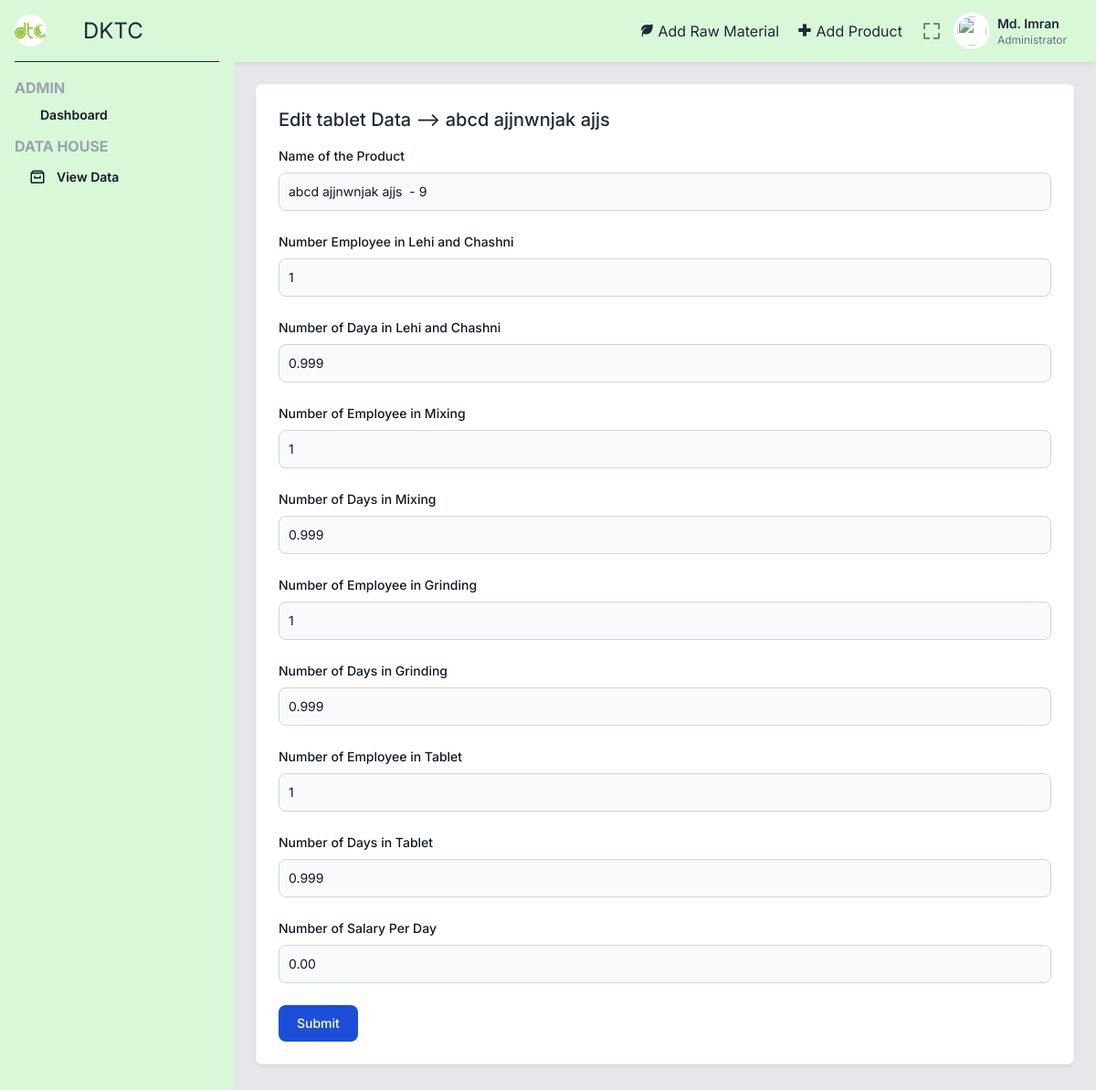
Before: /editTablet.php?id=1 (signed in) with the older database file.
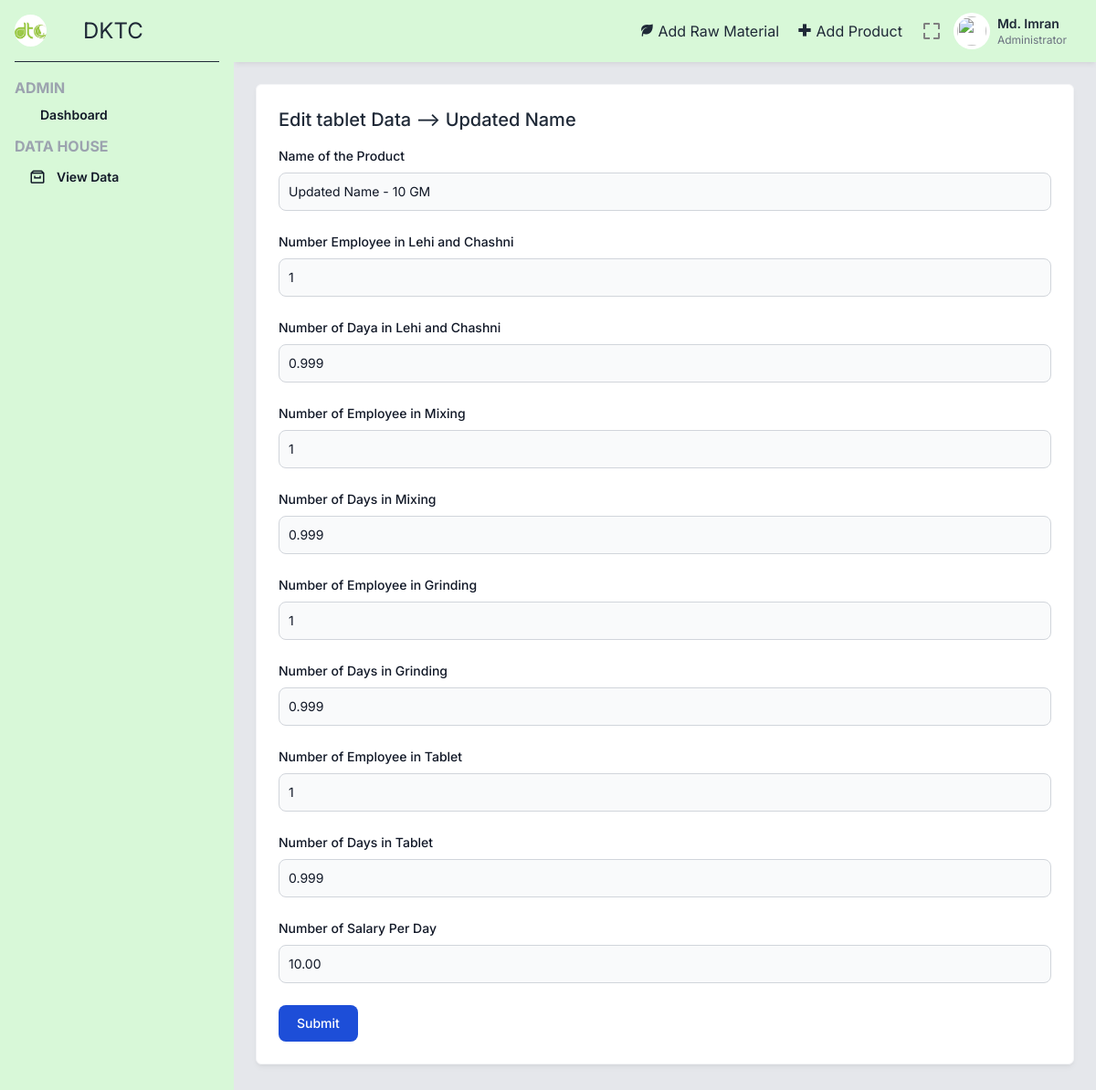
After: the same page with the newer database file.
### tables this page shows
CREATE TABLE `product` (
  `_id` int(5) NOT NULL,
  `name` varchar(100) NOT NULL,
  `type` varchar(2) NOT NULL,
  `sizes` varchar(10) NOT NULL
);

CREATE TABLE `tablet` (
  `_id` int(3) NOT NULL,
  `pid` int(5) NOT NULL,
  `lc_noe` int(2) NOT NULL,
  `lc_nod` float(5,3) NOT NULL,
  `mx_noe` int(2) NOT NULL,
  `mx_nod` float(5,3) NOT NULL,
  `gr_noe` int(2) NOT NULL,
  `gr_nod` float(5,3) NOT NULL,
  `tb_noe` int(2) NOT NULL,
  `tb_nod` float(5,3) NOT NULL,
  `spd` float(7,2) NOT NULL
);

### editTablet.php (the view, shortened to what the changed rows need)
<?php
include 'includes/_topbar.php';
$idTablet = $_GET['id'];
$sql = "SELECT * from tablet where _id = $idTablet";
$result = mysqli_query($conn, $sql);
while ($row = mysqli_fetch_assoc($result)) {
    $productId = $row['pid'];
    $sqlProduct = "SELECT name, type, sizes FROM product WHERE _id = $productId";
    $resultProd = mysqli_query($conn, $sqlProduct);
    while ($prodRow = mysqli_fetch_assoc($resultProd)) {
        $name = $prodRow['name'];
        $size = $prodRow['sizes'];
    }
    $lc_noe = $row['lc_noe'];
    $lc_nod = $row['lc_nod'];
    $mx_noe = $row['mx_noe'];
    $mx_nod = $row['mx_nod'];
    $gr_noe = $row['gr_noe'];
    $gr_nod = $row['gr_nod'];
    $tb_noe = $row['tb_noe'];
    $tb_nod = $row['tb_nod'];
    $spd = $row['spd'];
}
?>
<div class="p-6">
    <div class="grid grid-cols-1 lg:grid-cols-3 gap-6 mb-6">
        <div class="bg-white border border-gray-100 shadow-md shadow-black/5 p-6 rounded-md lg:col-span-3">
            <div class="flex justify-between mb-4 items-start">
                <div class="font-medium">
                    <h2 class="text-xl">
                        Edit tablet Data --> <?=$name?>
                    </h2>
                </div>
            </div>
            <div>
                <form action="editTablet.php?id=<?=$idTablet?>" method="post">
                    <div class="mb-6">
                        <label for="name" class="block mb-2 text-sm font-medium text-gray-900 dark:text-white">Name of the Product</label>
                        <input type="text" id="rate" name="name" class="bg-gray-50 border border-gray-300 text-gray-900 text-sm rounded-lg focus:ring-blue-500 focus:border-blue-500 block w-full p-2.5 dark:bg-gray-700 dark:border-gray-600 dark:placeholder-gray-400 dark:text-white dark:focus:ring-blue-500 dark:focus:border-blue-500" placeholder="123.00" value="<?= $name ?> - <?= $size?>" readonly />
                    </div>
                    <div class="mb-6">
                        <label for="lc_noe" class="block mb-2 text-sm font-medium text-gray-900 dark:text-white">Number Employee in Lehi and Chashni</label>
                        <input type="number" id="rate" name="lc_noe" class="bg-gray-50 border border-gray-300 text-gray-900 text-sm rounded-lg focus:ring-blue-500 focus:border-blue-500 block w-full p-2.5 dark:bg-gray-700 dark:border-gray-600 dark:placeholder-gray-400 dark:text-white dark:focus:ring-blue-500 dark:focus:border-blue-500" placeholder="123.00" value="<?=$lc_noe?>" required />
                    </div>
                    <div class="mb-6">
                        <label for="lc_nod" class="block mb-2 text-sm font-medium text-gray-900 dark:text-white">Number of Daya in Lehi and Chashni</label>
                        <input type="number" id="rate" name="lc_nod" class="bg-gray-50 border border-gray-300 text-gray-900 text-sm rounded-lg focus:ring-blue-500 focus:border-blue-500 block w-full p-2.5 dark:bg-gray-700 dark:border-gray-600 dark:placeholder-gray-400 dark:text-white dark:focus:ring-blue-500 dark:focus:border-blue-500" placeholder="123.00" value="<?=$lc_nod?>" required />
                    </div>
                    <div class="mb-6">
                        <label for="mx_noe" class="block mb-2 text-sm font-medium text-gray-900 dark:text-white">Number of Employee in Mixing</label>
                        <input type="number" id="rate" name="mx_noe" class="bg-gray-50 border border-gray-300 text-gray-900 text-sm rounded-lg focus:ring-blue-500 focus:border-blue-500 block w-full p-2.5 dark:bg-gray-700 dark:border-gray-600 dark:placeholder-gray-400 dark:text-white dark:focus:ring-blue-500 dark:focus:border-blue-500" placeholder="123.00" value="<?=$mx_noe?>" required />
                    </div>
                    <div class="mb-6">
                        <label for="mx_nod" class="block mb-2 text-sm font-medium text-gray-900 dark:text-white">Number of Days in Mixing</label>
                        <input type="number" id="mx_nod" name="mx_nod" class="bg-gray-50 border border-gray-300 text-gray-900 text-sm rounded-lg focus:ring-blue-500 focus:border-blue-500 block w-full p-2.5 dark:bg-gray-700 dark:border-gray-600 dark:placeholder-gray-400 dark:text-white dark:focus:ring-blue-500 dark:focus:border-blue-500" placeholder="123.00" value="<?=$mx_nod?>" required />
                    </div>
                    <div class="mb-6">
                        <label for="gr_noe" class="block mb-2 text-sm font-medium text-gray-900 dark:text-white">Number of Employee in Grinding</label>
                        <input type="number" id="gr_noe" name="gr_noe" class="bg-gray-50 border border-gray-300 text-gray-900 text-sm rounded-lg focus:ring-blue-500 focus:border-blue-500 block w-full p-2.5 dark:bg-gray-700 dark:border-gray-600 dark:placeholder-gray-400 dark:text-white dark:focus:ring-blue-500 dark:focus:border-blue-500" placeholder="123.00" value="<?=$gr_noe?>" required />
                    </div>
                    <div class="mb-6">
                        <label for="gr_nod" class="block mb-2 text-sm font-medium text-gray-900 dark:text-white">Number of Days in Grinding</label>
                        <input type="number" id="gr_nod" name="gr_nod" class="bg-gray-50 border border-gray-300 text-gray-900 text-sm rounded-lg focus:ring-blue-500 focus:border-blue-500 block w-full p-2.5 dark:bg-gray-700 dark:border-gray-600 dark:placeholder-gray-400 dark:text-white dark:focus:ring-blue-500 dark:focus:border-blue-500" placeholder="123.00" value="<?=$gr_nod?>" required />
                    </div>
                    <div class="mb-6">
                        <label for="tb_noe" class="block mb-2 text-sm font-medium text-gray-900 dark:text-white">Number of Employee in Tablet</label>
                        <input type="number" id="tb_noe" name="tb_noe" class="bg-gray-50 border border-gray-300 text-gray-900 text-sm rounded-lg focus:ring-blue-500 focus:border-blue-500 block w-full p-2.5 dark:bg-gray-700 dark:border-gray-600 dark:placeholder-gray-400 dark:text-white dark:focus:ring-blue-500 dark:focus:border-blue-500" placeholder="123.00" value="<?=$tb_noe?>" required />
                    </div>
                    <div class="mb-6">
                        <label for="tb_nod" class="block mb-2 text-sm font-medium text-gray-900 dark:text-white">Number of Days in Tablet</label>
                        <input type="number" id="tb_nod" name="tb_nod" class="bg-gray-50 border border-gray-300 text-gray-900 text-sm rounded-lg focus:ring-blue-500 focus:border-blue-500 block w-full p-2.5 dark:bg-gray-700 dark:border-gray-600 dark:placeholder-gray-400 dark:text-white dark:focus:ring-blue-500 dark:focus:border-blue-500" placeholder="123.00" value="<?=$tb_nod?>" required />
                    </div>
                    <div class="mb-6">
                        <label for="spd" class="block mb-2 text-sm font-medium text-gray-900 dark:text-white">Number of Salary Per Day</label>
                        <input type="number" id="spd" name="spd" class="bg-gray-50 border border-gray-300 text-gray-900 text-sm rounded-lg focus:ring-blue-500 focus:border-blue-500 block w-full p-2.5 dark:bg-gray-700 dark:border-gray-600 dark:placeholder-gray-400 dark:text-white dark:focus:ring-blue-500 dark:focus:border-blue-500" placeholder="123.00" value="<?=$spd?>" required />
                    </div>
                </form>
            </div>
        </div>
    </div>
</div>
<?php include 'includes/_bottombar.php' ?>

Changed rows visible on the page:
changed product: name "abcd ajjnwnjak ajjs" → "Updated Name"; name "abcd ajjnwnjak ajjs - 9" → "Updated Name - 10 GM"
changed tablet: spd "0.00" → "10.00"
